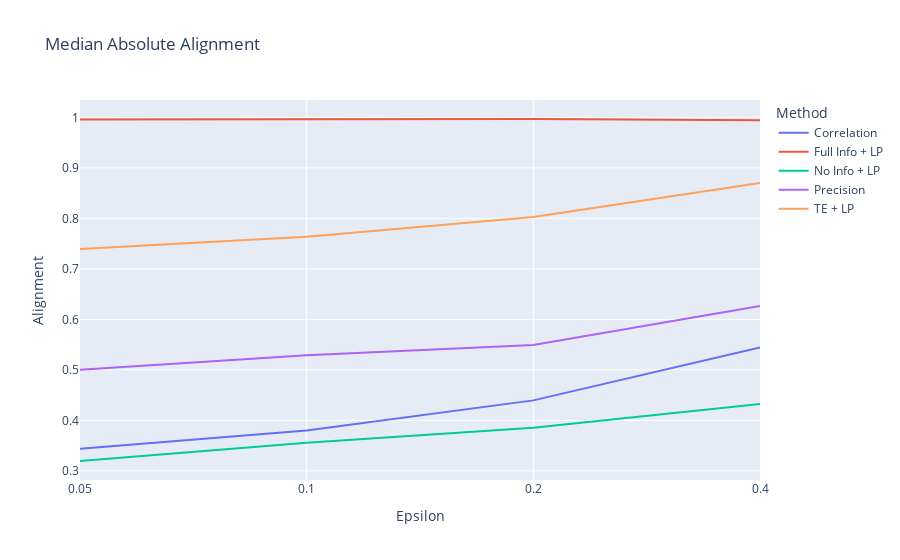

The notebook cell saved with this chart:
### Markdown cell above
### Alignment vs. edge num dom

### Code cell
saturating = False
edm = 30

# methods = ["Full Info + LP", "Full Info + LstSq", "No Info + LP", "No Info + LstSq", "TE + LP", "TE + LstSq", "No Info Tot + LP", "No Info Tot + LstSq"]
methods = ["Full Info + LP", "TE + LP", "No Info + LP", "Precision", "Correlation"]


df_list = []
for mm in [edm]:
    pkl_obj = pickle.load(open("pickles/results/inferences/netinfdom_EM{}_{}_light.pkl".format(mm, "sat" if saturating else "lin"),"rb"))
    for idx in range(len(pkl_obj)):
        A = pkl_obj[idx]["A"]
        if pkl_obj[idx]["Params"]["Epsilon"] in [0.3, 0.5]: continue
        for method in methods:
            A_inf = pkl_obj[idx][method]
            df_list.append([idx, pkl_obj[idx]["Params"]["Alpha"], pkl_obj[idx]["Params"]["Edge Number"], str(pkl_obj[idx]["Params"]["Epsilon"]), method, hurwitz.calc_mat_cos(A,A_inf, ignore_diag = True)])

ep_df = pd.DataFrame(df_list, columns=["ID", "Alpha", "EdgeNum", "Epsilon", "Method", "Alignment"])

mean_ep_df = ep_df.groupby(['Method','Epsilon'], group_keys=False).agg({'Alignment':'median'}).reset_index()
plt = px.line(mean_ep_df, x = "Epsilon", y="Alignment", color="Method", title="Median Absolute Alignment")
plt.show()

### Figure 1 — Plotly figure (JSON) as saved in the notebook; plotly's stock layout.template omitted (floating-point values rounded to 4 significant figures)
{"data": [{"hovertemplate": "Method=Correlation<br>Epsilon=%{x}<br>Alignment=%{y}<extra></extra>", "legendgroup": "Correlation", "line": {"color": "#636efa", "dash": "solid"}, "marker": {"symbol": "circle"}, "mode": "lines", "name": "Correlation", "orientation": "v", "showlegend": true, "type": "scatter", "x": ["0.05", "0.1", "0.2", "0.4"], "xaxis": "x", "y": [0.3437, 0.3798, 0.4397, 0.5444], "yaxis": "y"}, {"hovertemplate": "Method=Full Info + LP<br>Epsilon=%{x}<br>Alignment=%{y}<extra></extra>", "legendgroup": "Full Info + LP", "line": {"color": "#EF553B", "dash": "solid"}, "marker": {"symbol": "circle"}, "mode": "lines", "name": "Full Info + LP", "orientation": "v", "showlegend": true, "type": "scatter", "x": ["0.05", "0.1", "0.2", "0.4"], "xaxis": "x", "y": [0.9958, 0.9964, 0.9967, 0.994], "yaxis": "y"}, {"hovertemplate": "Method=No Info + LP<br>Epsilon=%{x}<br>Alignment=%{y}<extra></extra>", "legendgroup": "No Info + LP", "line": {"color": "#00cc96", "dash": "solid"}, "marker": {"symbol": "circle"}, "mode": "lines", "name": "No Info + LP", "orientation": "v", "showlegend": true, "type": "scatter", "x": ["0.05", "0.1", "0.2", "0.4"], "xaxis": "x", "y": [0.3197, 0.3558, 0.3853, 0.4324], "yaxis": "y"}, {"hovertemplate": "Method=Precision<br>Epsilon=%{x}<br>Alignment=%{y}<extra></extra>", "legendgroup": "Precision", "line": {"color": "#ab63fa", "dash": "solid"}, "marker": {"symbol": "circle"}, "mode": "lines", "name": "Precision", "orientation": "v", "showlegend": true, "type": "scatter", "x": ["0.05", "0.1", "0.2", "0.4"], "xaxis": "x", "y": [0.5002, 0.5292, 0.5492, 0.6265], "yaxis": "y"}, {"hovertemplate": "Method=TE + LP<br>Epsilon=%{x}<br>Alignment=%{y}<extra></extra>", "legendgroup": "TE + LP", "line": {"color": "#FFA15A", "dash": "solid"}, "marker": {"symbol": "circle"}, "mode": "lines", "name": "TE + LP", "orientation": "v", "showlegend": true, "type": "scatter", "x": ["0.05", "0.1", "0.2", "0.4"], "xaxis": "x", "y": [0.7393, 0.7637, 0.8028, 0.8699], "yaxis": "y"}], "layout": {"legend": {"title": {"text": "Method"}, "tracegroupgap": 0}, "title": {"text": "Median Absolute Alignment"}, "xaxis": {"anchor": "y", "domain": [0, 1], "title": {"text": "Epsilon"}}, "yaxis": {"anchor": "x", "domain": [0, 1], "title": {"text": "Alignment"}}}}
